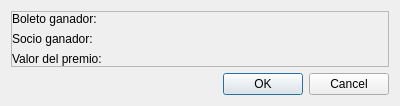
<?xml version="1.0" encoding="UTF-8"?>
<ui version="4.0">
 <class>DialogRifa</class>
 <widget class="QDialog" name="DialogRifa">
  <property name="geometry">
   <rect>
    <x>0</x>
    <y>0</y>
    <width>400</width>
    <height>100</height>
   </rect>
  </property>
  <property name="windowTitle">
   <string>Rifa</string>
  </property>
  <layout class="QVBoxLayout" name="verticalLayout">
   <item>
    <widget class="QFrame" name="frame">
     <property name="frameShape">
      <enum>QFrame::StyledPanel</enum>
     </property>
     <property name="frameShadow">
      <enum>QFrame::Raised</enum>
     </property>
     <layout class="QVBoxLayout" name="verticalLayout_2">
      <property name="leftMargin">
       <number>0</number>
      </property>
      <property name="topMargin">
       <number>0</number>
      </property>
      <property name="rightMargin">
       <number>0</number>
      </property>
      <property name="bottomMargin">
       <number>0</number>
      </property>
      <item>
       <widget class="QLabel" name="lbl_boleto_ganador">
        <property name="text">
         <string>Boleto ganador:</string>
        </property>
       </widget>
      </item>
      <item>
       <widget class="QLabel" name="lbl_socio_ganador">
        <property name="text">
         <string>Socio ganador:</string>
        </property>
       </widget>
      </item>
      <item>
       <widget class="QLabel" name="lbl_valor_rifa">
        <property name="text">
         <string>Valor del premio:</string>
        </property>
       </widget>
      </item>
     </layout>
    </widget>
   </item>
   <item>
    <widget class="QDialogButtonBox" name="buttonBox">
     <property name="orientation">
      <enum>Qt::Horizontal</enum>
     </property>
     <property name="standardButtons">
      <set>QDialogButtonBox::Cancel|QDialogButtonBox::Ok</set>
     </property>
    </widget>
   </item>
  </layout>
 </widget>
 <resources/>
 <connections>
  <connection>
   <sender>buttonBox</sender>
   <signal>accepted()</signal>
   <receiver>DialogRifa</receiver>
   <slot>accept()</slot>
   <hints>
    <hint type="sourcelabel">
     <x>248</x>
     <y>254</y>
    </hint>
    <hint type="destinationlabel">
     <x>157</x>
     <y>274</y>
    </hint>
   </hints>
  </connection>
  <connection>
   <sender>buttonBox</sender>
   <signal>rejected()</signal>
   <receiver>DialogRifa</receiver>
   <slot>reject()</slot>
   <hints>
    <hint type="sourcelabel">
     <x>316</x>
     <y>260</y>
    </hint>
    <hint type="destinationlabel">
     <x>286</x>
     <y>274</y>
    </hint>
   </hints>
  </connection>
 </connections>
</ui>
